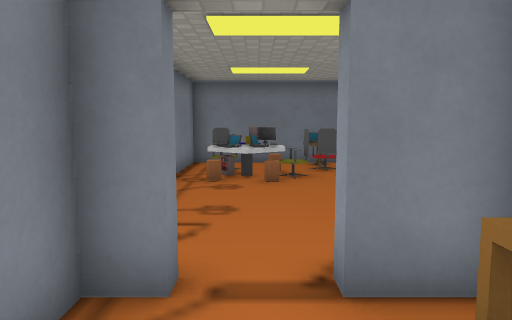
View 1 (above)

24 first-person views from a walk through a 3-D level made in the Godot game engine. The camera is 1.5 m above the floor, tilts 6° down and sees 70° across. The floor is counted in squares, 1 m on a side. Each view is taken from the middle of a square. On the plan, view 1 faces up. The plan holds only what a view shows up to about 16 squares ahead; the rest is blank. The place goes on beyond the plan. Door leaves are left out where a doorway can be walked through. Some surface patterns are stand-ins.

View 2
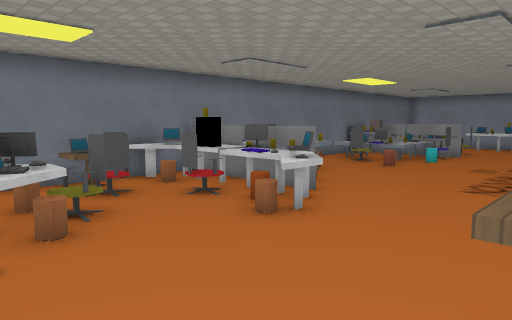

View 3
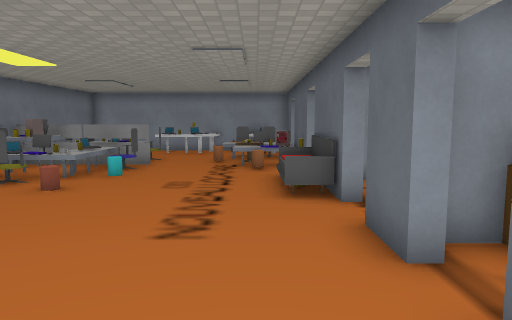

View 4
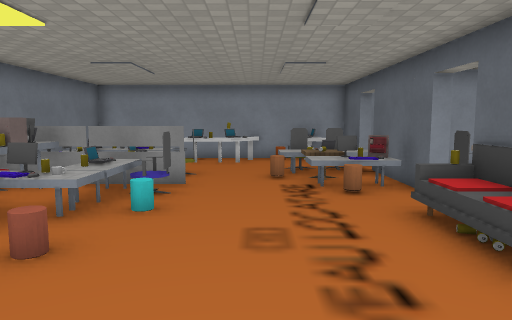

View 5
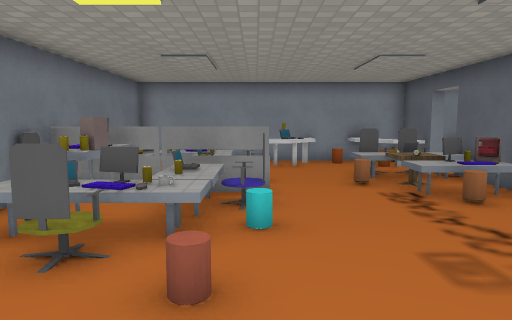

View 6
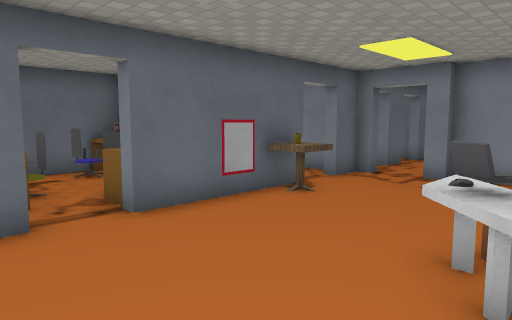

View 7
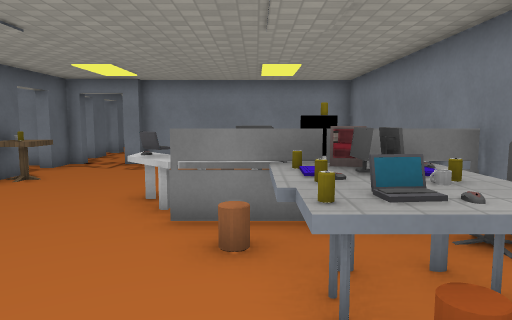

View 8
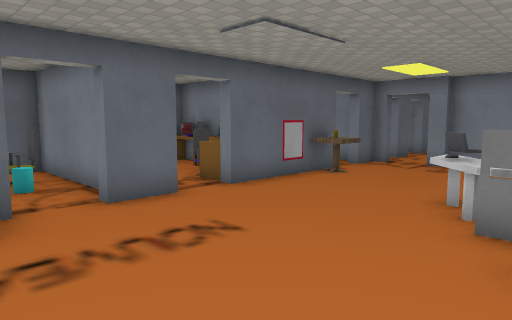

View 9
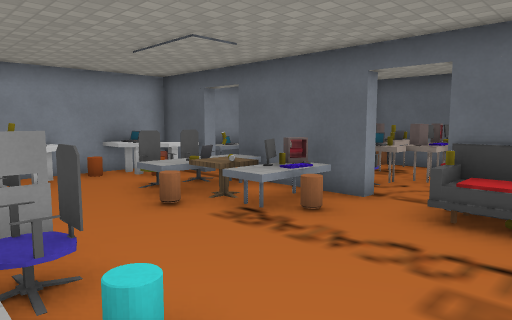

View 10
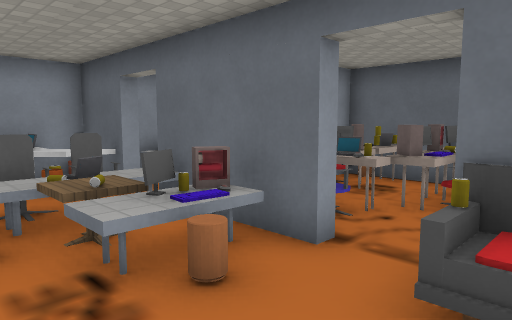

View 11
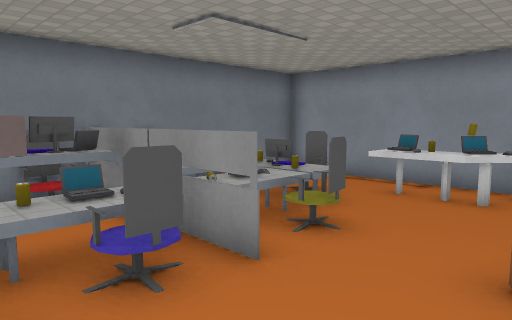

View 12
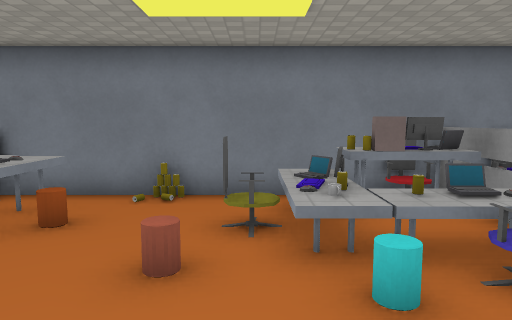

View 13
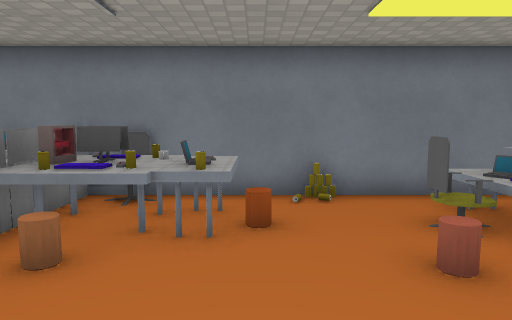

View 14
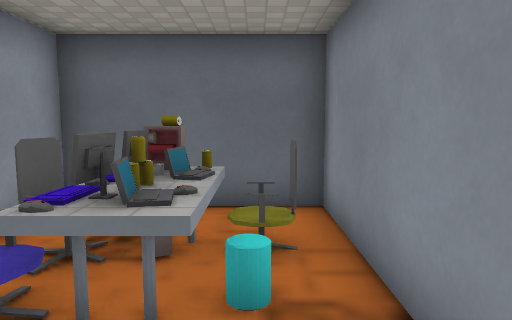

View 15
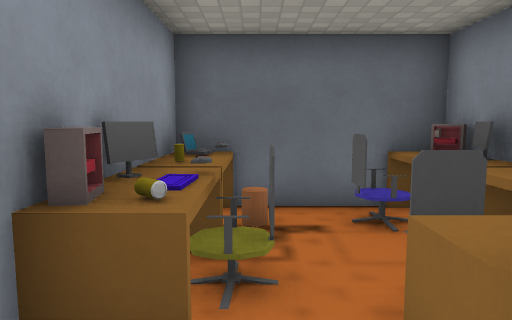

View 16
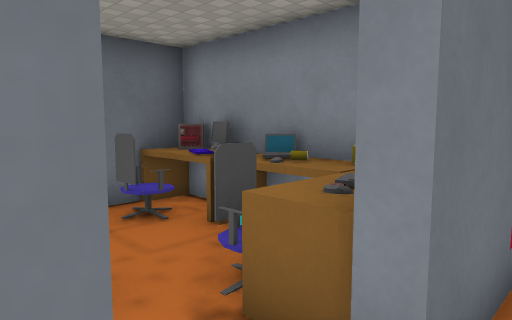

View 17
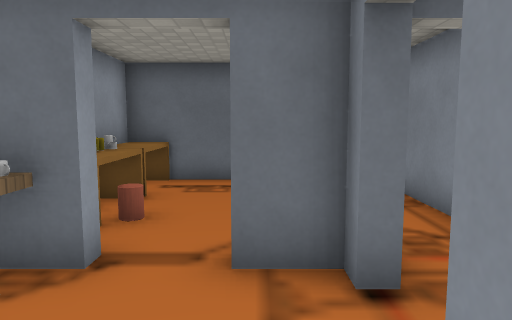

View 18
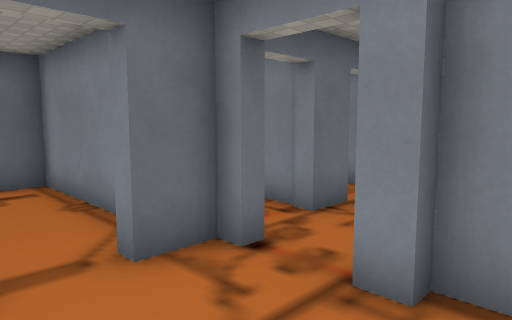

View 19
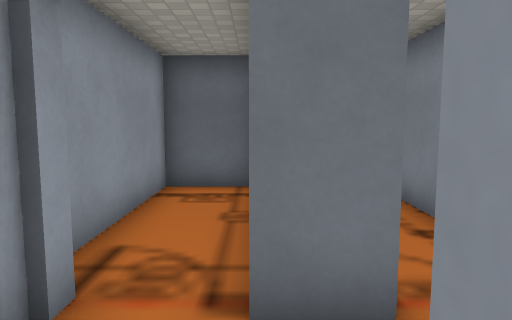

View 20
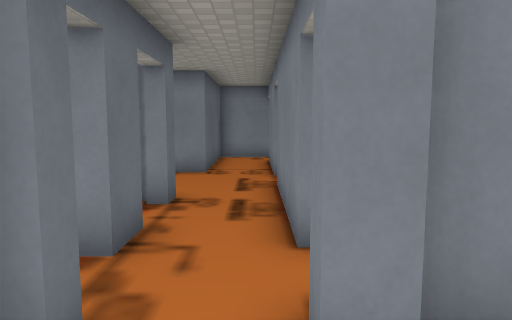

View 21
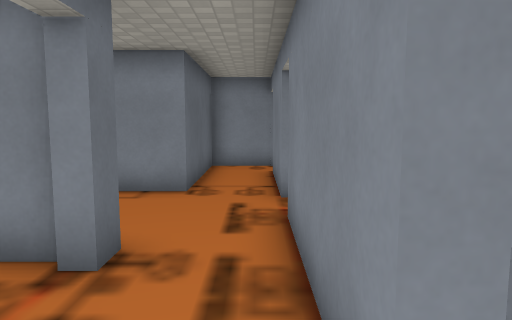

View 22
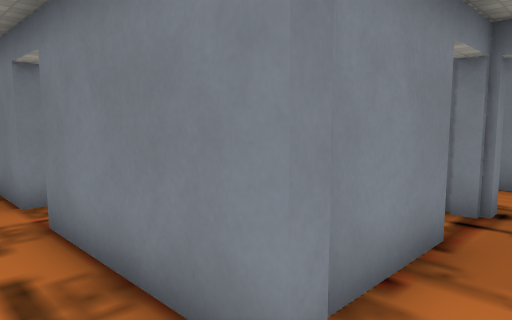

View 23
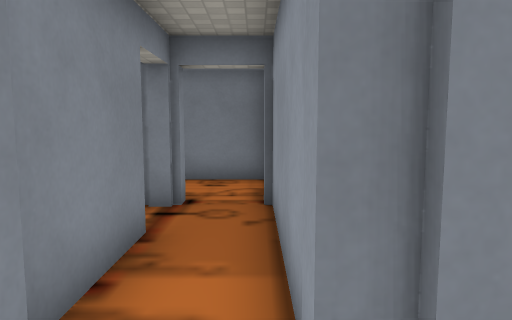

View 24
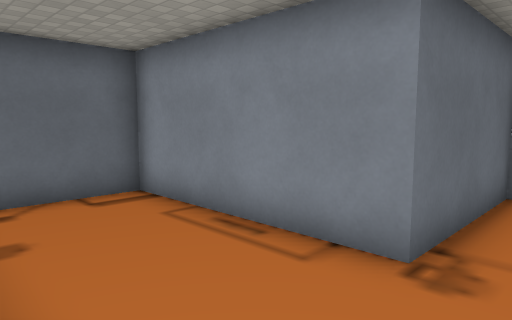

### Floor plan
Key: @ floor where view 1 was taken; # wall or solid block; . main floor; : floor 0.75 m higher than the main floor; / step, stairs or slope; D open door; = window, fence, low wall or low ledge; ^ raised ledge; v drop or lower ground; L laptop; C chair; T table; K keyboard; S sofa; M mug; O other object.
Columns run from 16 left of view 1 to 23 right of it. Each row starts with its distance up from view 1.
 14            #### ###################
 13            ...# ##L.LT#C.......C#C#####
 12            ...###.L.OO^MM....LOL^OO^  #
 11            #DD#=#=C..TOKL...CKvvvv^OC.#
 10            D..#T=C..CO^^.....^LL#:^^TT#
  9            D..#O....//.......OCC#C..LL#
  8            #..#....T//..............TL#
  7            #..#......................T#
  6 #  ###DD####..#.................TC^C..#
  5 #.............D................COTL..OTT
  4 #.............D..MT.......SSSS.KO^^CTT#
  3 ######...#DDDD##D###L#D##D###DD####D###
  2      #...#..#.#...^#LC.O#..C##.CC    ^#
  1      #...#. #.#..^^LCCCK#OLK  OOLO   O#
  0      #...#. #.#.@^O##.C^#CLO# OO O    #
 -1      #...#  #.#..^^OC..^#CO #  OOO
 -2      #...   #.#..^^O^ ###   # OOLO
 -3      ####   #################  ####

Positions as (right, up) in squares from view 1, and headings:
1: (0, 0), facing up
2: (-1, 4), facing up-right
3: (3, 5), facing right
4: (7, 7), facing right
5: (8, 9), facing right
6: (8, 9), facing down-left
7: (11, 10), facing left
8: (11, 10), facing down-left
9: (11, 10), facing down-right
10: (12, 7), facing down-right
11: (13, 6), facing up-right
12: (12, 6), facing up
13: (9, 6), facing up
14: (9, 4), facing down
15: (6, 4), facing down
16: (7, 4), facing down-left
17: (-1, 7), facing down
18: (1, 7), facing down-left
19: (-4, 6), facing down
20: (0, 5), facing left
21: (-3, 5), facing left
22: (-3, 4), facing up-left
23: (-3, 4), facing up
24: (-7, 5), facing down-left
